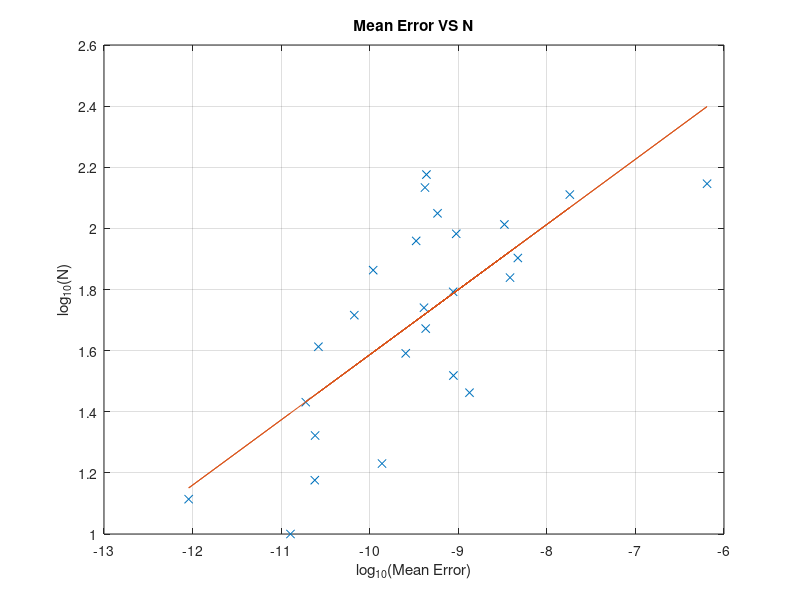

Here is the MATLAB script that generated this plot:
% MACM316 - Computing Assignment 2
% Title: Gaussian Elimination for a random matrix demo
% Description: Computes the mean solution error over Ntr trials for the
% system Ax=b where A is a random NxN matrix and x is a vector of ones.
% Plots the result as a histogram.

N = [10 13 15 17 21 27 29 33 39 41 47 52 55 62 69 73 80 91 96 103 112 129 136 140 150]; % Matrix size
Ntr = 300; % Number of trials

for i = 1:length(N)
    errs = zeros(Ntr,1); % 300x1 column vector of errors
    x = ones(N(i),1); % exact solution vector
    for j = 1:Ntr    
        A = randn(N(i),N(i)); % Construct a random NxN matrix (normally distributed)
        b = (A'*A)*x; % Compute the right-hand side vector
        z = (A'*A)\b; % Solve the linear system

        errs(j) = max(abs(z-x)); % Compute the error
    end
    % Compute the mean and standard deviation of the error
    mean_err(i) = mean(errs)
    sdev_err = sqrt(var(errs))
end

p = polyfit(log10(mean_err),log10(N),1)
r = polyval(p,log10(mean_err))

% Plot a graph of the errors
plot(log10(mean_err), log10(N), 'x');
hold on;
plot(log10(mean_err), r);
hold off;
title(['Mean Error VS N'])
xlabel('log_{10}(Mean Error)')
ylabel('log_{10}(N)')
grid on